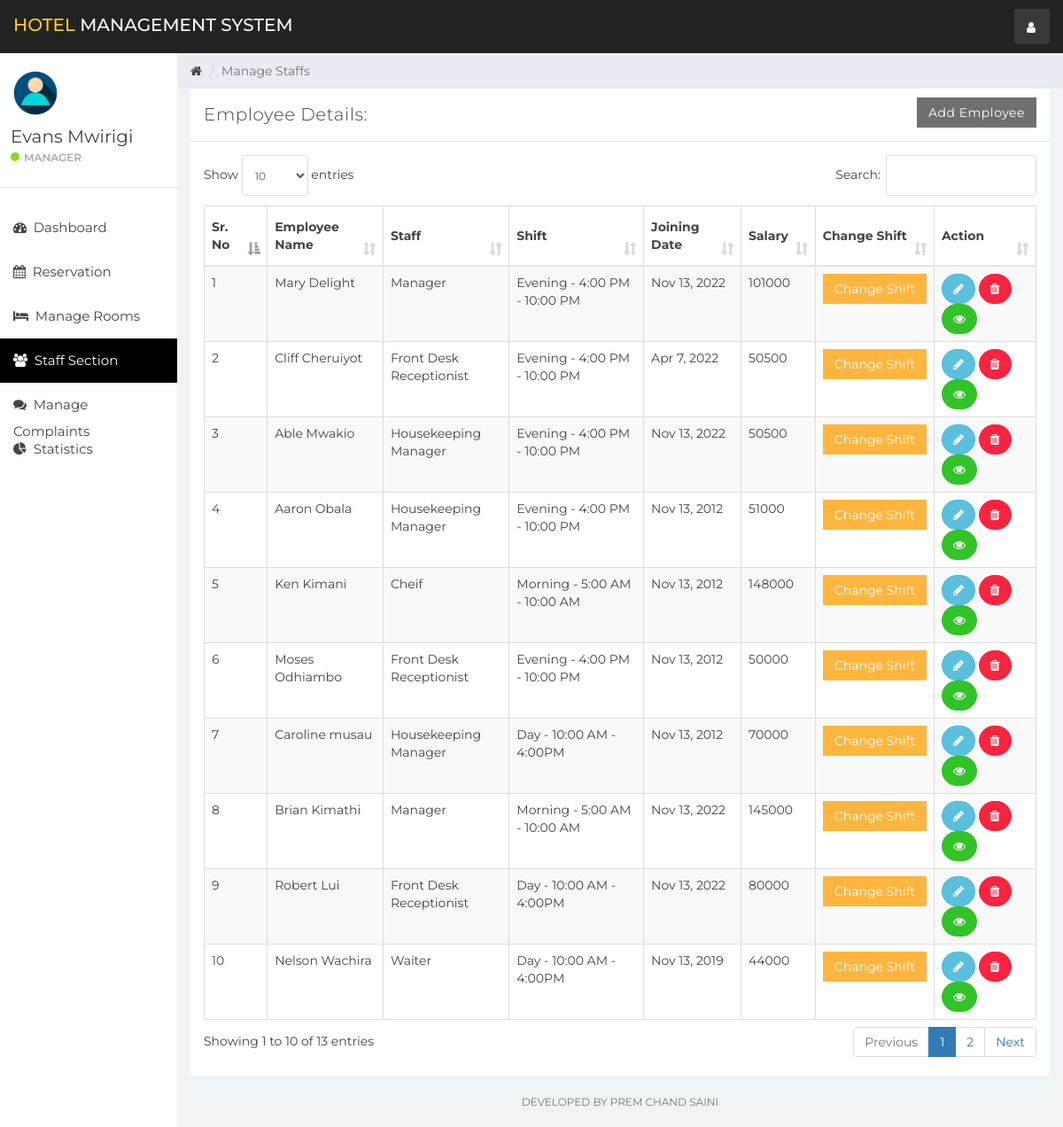
Page /index.php?staff_mang (signed in) on the committed database.
### tables this page shows
CREATE TABLE `user` (
  `id` int(11) NOT NULL,
  `name` varchar(100) NOT NULL,
  `username` varchar(15) NOT NULL,
  `email` varchar(100) NOT NULL,
  `password` varchar(100) NOT NULL,
  `created_at` timestamp NOT NULL DEFAULT CURRENT_TIMESTAMP
);

CREATE TABLE `staff` (
  `emp_id` int(11) NOT NULL,
  `emp_name` varchar(100) NOT NULL,
  `staff_type_id` int(11) NOT NULL,
  `shift_id` int(11) NOT NULL,
  `id_card_type` int(11) NOT NULL,
  `id_card_no` varchar(20) NOT NULL,
  `address` varchar(100) NOT NULL,
  `contact_no` bigint(20) NOT NULL,
  `salary` bigint(20) NOT NULL,
  `joining_date` timestamp NOT NULL DEFAULT CURRENT_TIMESTAMP,
  `updated_at` timestamp NOT NULL DEFAULT CURRENT_TIMESTAMP ON UPDATE CURRENT_TIMESTAMP
);

CREATE TABLE `staff_type` (
  `staff_type_id` int(10) NOT NULL,
  `staff_type` varchar(100) NOT NULL
);

CREATE TABLE `shift` (
  `shift_id` int(10) NOT NULL,
  `shift` varchar(100) NOT NULL,
  `shift_timing` varchar(100) NOT NULL
);

### staff_mang.php (the view, shortened to what this page needs)
<div class="col-sm-9 col-sm-offset-3 col-lg-10 col-lg-offset-2 main">
    <div class="row">
        <ol class="breadcrumb">
            <li><a href="#">
                    <em class="fa fa-home"></em>
                </a></li>
            <li class="active">Manage Staffs</li>
        </ol>
    </div>
    <div class="row">
        <div class="col-lg-12">
            <div class="panel panel-default">
                <div class="panel-heading">Employee Details:
                    <a href="index.php?add_emp" class="btn btn-secondary pull-right" style="border-radius:0%">Add Employee</a>
                </div>
                <div class="panel-body">
                    <table class="table table-striped table-bordered table-responsive" cellspacing="0" width="100%"
                           id="rooms">
                        <thead>
                        <tr>
                            <th>Sr. No</th>
                            <th>Employee Name</th>
                            <th>Staff</th>
                            <th>Shift</th>
                            <th>Joining Date</th>
                            <th>Salary</th>
                            <th>Change Shift</th>
                            <th>Action</th>
                        </tr>
                        </thead>
                        <tbody>
                        <?php
                        $staff_query = "SELECT * FROM staff  NATURAL JOIN staff_type NATURAL JOIN shift";
                        $staff_result = mysqli_query($connection, $staff_query);
                        if (mysqli_num_rows($staff_result) > 0) {
                            while ($staff = mysqli_fetch_assoc($staff_result)) { ?>
                                <tr>
                                    <td><?php echo $staff['emp_id']; ?></td>
                                    <td><?php echo $staff['emp_name']; ?></td>
                                    <td><?php echo $staff['staff_type']; ?></td>
                                    <td><?php echo $staff['shift'] . ' - ' . $staff['shift_timing']; ?></td>
                                    <td><?php echo date('M j, Y', strtotime($staff['joining_date'])); ?></td>
                                    <td><?php echo $staff['salary']; ?></td>
                                    <td>
                                        <button class="btn btn-warning" style="border-radius:0%" data-toggle="modal" data-target="#changeShift"
                                                data-id="<?php echo $staff['emp_id']; ?>" id="change_shift">Change Shift</button>
                                    </td>
                                    <td>
                                        <button data-toggle="modal"
                                                data-target="#empDetail<?php echo $staff['emp_id']; ?>"
                                                data-id="<?php echo $staff['emp_id']; ?>" id="editEmp"
                                                class="btn btn-info" style="border-radius:60px;"><i class="fa fa-pencil"></i></button>
                                        <a href='functionmis.php?empid=<?php echo $staff['emp_id']; ?>'
                                           class="btn btn-danger" onclick="return confirm('Are you Sure?')" style="border-radius:60px;"><i
                                                    class="fa fa-trash"></i></a>
                                        <a href='index.php?emp_history&empid=<?php echo $staff['emp_id']; ?>'
                                           class="btn btn-success" title="Employee Histery" style="border-radius:60px;"><i class="fa fa-eye"></i></a>
                                    </td>
                                </tr>
                                <?php
                            }
                        }
                        ?>
                        </tbody>
                    </table>
                </div>
            </div>
        </div>
    </div>
    <div class="row">
        <div class="col-sm-12">
        <p class="back-link">Developed By Prem Chand Saini</p>
        </div>
    </div>
</div>

### sidebar.php (shortened to what this page needs)
<div id="sidebar-collapse" class="col-sm-3 col-lg-2 sidebar">
    <div class="profile-sidebar">
        <div class="profile-userpic">
            <img src="img/user.png" class="img-responsive" alt="">
        </div>
        <div class="profile-usertitle">
            <div class="profile-usertitle-name"><?php echo $user['name'];?></div>
            <div class="profile-usertitle-status"><span class="indicator label-success"></span>Manager</div>
        </div>
    </div>
    <ul class="nav menu">
    <?php
        if (isset($_GET['dashboard'])){ ?>
            <li class="active">
                <a href="index.php?dashboard"><em class="fa fa-dashboard">&nbsp;</em>
                    Dashboard
                </a>
            </li>
        <?php } else{?>
            <li>
                <a href="index.php?dashboard"><em class="fa fa-dashboard">&nbsp;</em>
                    Dashboard
                </a>
            </li>
        <?php }
        if (isset($_GET['reservation'])){ ?>
            <li class="active">
            <a href="index.php?reservation"><em class="fa fa-calendar">&nbsp;</em>
                    Reservation
                </a>
            </li>
        <?php } else{?>
            <li>
            <a href="index.php?reservation"><em class="fa fa-calendar">&nbsp;</em>
                    Reservation
                </a>
            </li>
        <?php }
        if (isset($_GET['room_mang'])){ ?>
            <li class="active">
                <a href="index.php?room_mang"><em class="fa fa-bed">&nbsp;</em>
                    Manage Rooms
                </a>
            </li>
        <?php } else{?>
            <li>
            <a href="index.php?room_mang"><em class="fa fa-bed">&nbsp;</em>
                    Manage Rooms
                </a>
            </li>
        <?php }
        if (isset($_GET['staff_mang'])){ ?>
            <li class="active">
                <a href="index.php?staff_mang"><em class="fa fa-users">&nbsp;</em>
                    Staff Section
                </a>
            </li>
        <?php }
        if (isset($_GET['complain'])){ ?>
            <li class="active">
                <a href="index.php?complain"><em class="fa fa-comments">&nbsp;</em>
                    Manage Complaints
                </a>
            </li>
        <?php } else{?>
            <li>
                <a href="index.php?complain"><em class="fa fa-comments">&nbsp;</em>
                    Manage Complaints
                </a>
            </li>
        <?php }
        ?>
        <?php
        if (isset($_GET['statistics'])){ ?>
            <li class="active">
                <a href="index.php?statistics"><em class="fa fa-pie-chart">&nbsp;</em>
                    Statistics
                </a>
            </li>
        <?php } else{?>
        <li>
            <a href="index.php?statistics"><em class="fa fa-pie-chart">&nbsp;</em>
                Statistics
            </a>
        </li>
<?php }?>
    </ul>
</div>

### rows in the picture
user: name "Evans Mwirigi"
staff: emp_id "1", emp_name "Mary Delight", staff_type.staff_type "Manager", shift.shift "Evening", shift.shift_timing "4:00 PM - 10:00 PM", joining_date "Nov 13, 2022", salary "101000"
staff: emp_id "2", emp_name "Cliff Cheruiyot", staff_type.staff_type "Front Desk Receptionist", shift.shift "Evening", shift.shift_timing "4:00 PM - 10:00 PM", joining_date "Apr 7, 2022", salary "50500"
staff: emp_id "3", emp_name "Able Mwakio", staff_type.staff_type "Housekeeping Manager", shift.shift "Evening", shift.shift_timing "4:00 PM - 10:00 PM", joining_date "Nov 13, 2022", salary "50500"
staff: emp_id "4", emp_name "Aaron Obala", staff_type.staff_type "Housekeeping Manager", shift.shift "Evening", shift.shift_timing "4:00 PM - 10:00 PM", joining_date "Nov 13, 2012", salary "51000"
staff: emp_id "5", emp_name "Ken Kimani", staff_type.staff_type "Cheif", shift.shift "Morning", shift.shift_timing "5:00 AM - 10:00 AM", joining_date "Nov 13, 2012", salary "148000"
staff: emp_id "6", emp_name "Moses Odhiambo", staff_type.staff_type "Front Desk Receptionist", shift.shift "Evening", shift.shift_timing "4:00 PM - 10:00 PM", joining_date "Nov 13, 2012", salary "50000"
staff: emp_id "7", emp_name "Caroline musau", staff_type.staff_type "Housekeeping Manager", shift.shift "Day", shift.shift_timing "10:00 AM - 4:00PM", joining_date "Nov 13, 2012", salary "70000"
staff: emp_id "8", emp_name "Brian Kimathi", staff_type.staff_type "Manager", shift.shift "Morning", shift.shift_timing "5:00 AM - 10:00 AM", joining_date "Nov 13, 2022", salary "145000"
staff: emp_id "9", emp_name "Robert Lui", staff_type.staff_type "Front Desk Receptionist", shift.shift "Day", shift.shift_timing "10:00 AM - 4:00PM", joining_date "Nov 13, 2022", salary "80000"
staff: emp_id "10", emp_name "Nelson Wachira", staff_type.staff_type "Waiter", shift.shift "Day", shift.shift_timing "10:00 AM - 4:00PM", joining_date "Nov 13, 2019", salary "44000"
